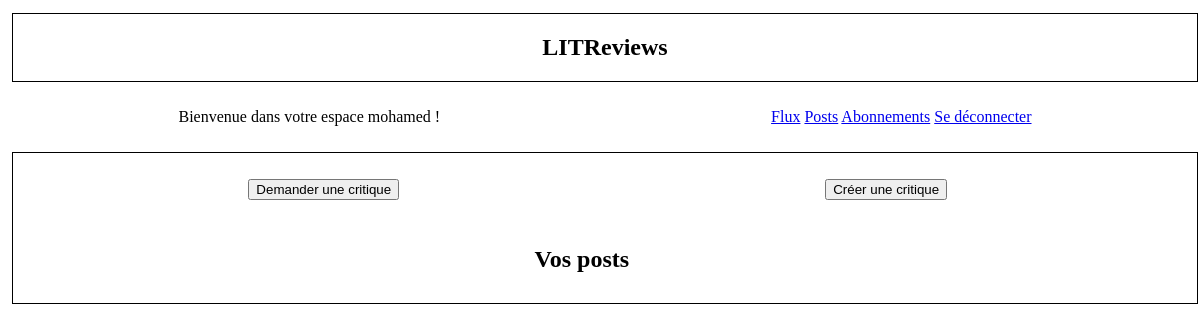
Page /posts/ (signed in) on the earlier database version.
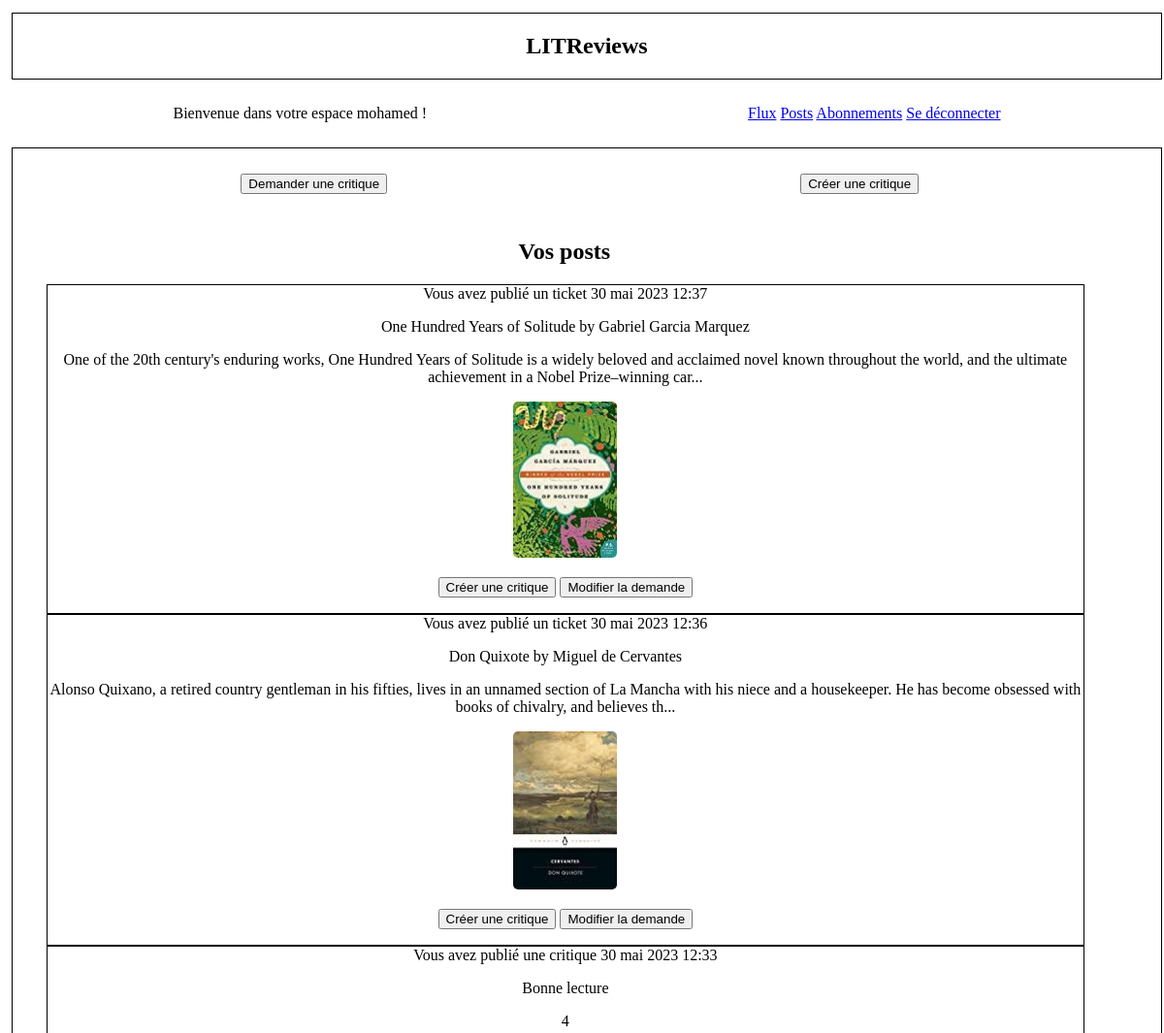
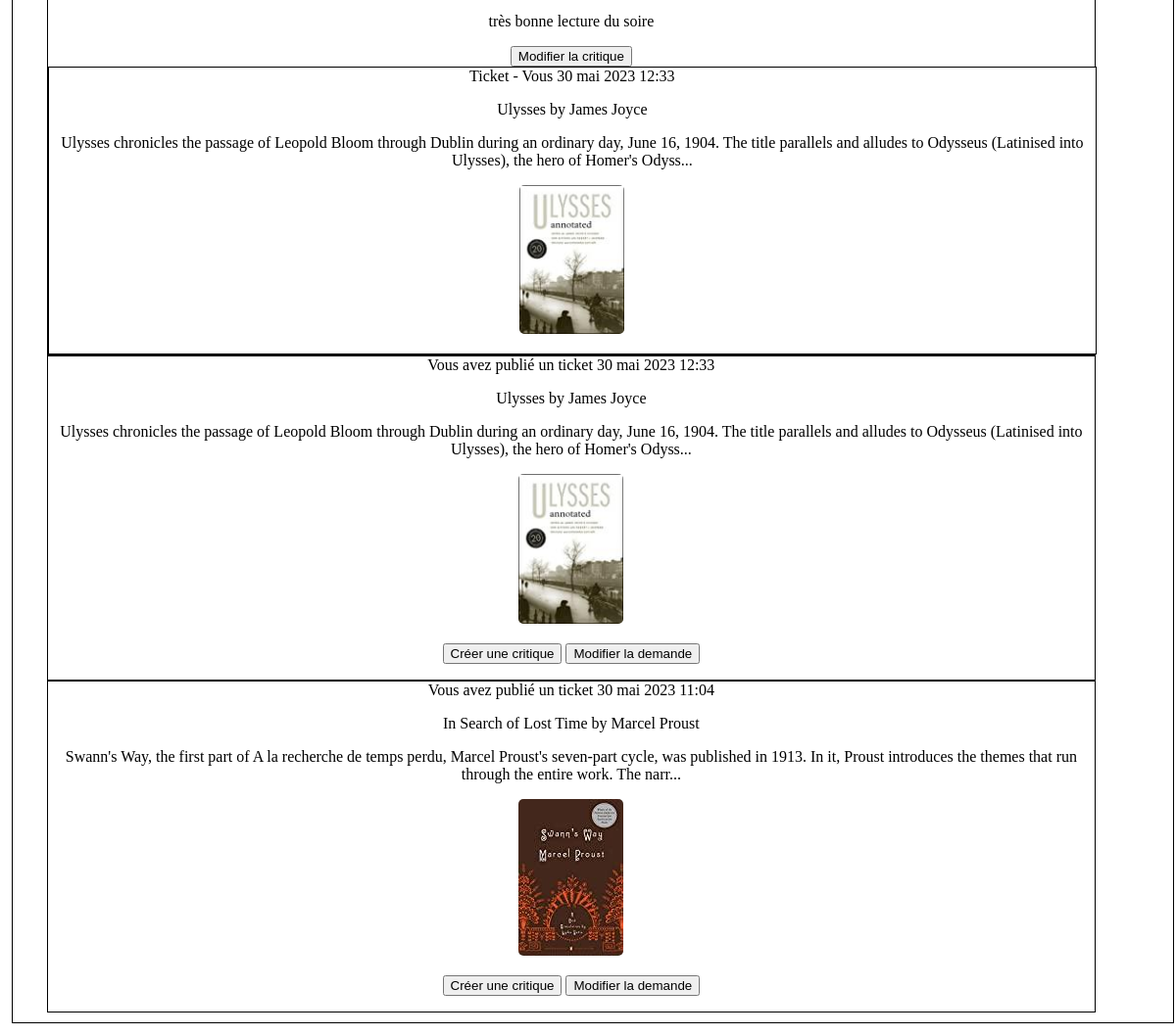
Same page on the later database version (2 pictures, top to bottom).
### authentication/models.py (models this page shows)
class User(AbstractUser):
    AUTHOR = "AUTHOR"
    FOLLOWER = "FOLLOWER"
    ROLE_CHOICES = (
        (AUTHOR, "Auteur"),
        (FOLLOWER, "Abonné"),
    )
    profile_photo = models.ImageField(verbose_name="Image de profil")
    role = models.CharField(max_length=30,
                            choices=ROLE_CHOICES, verbose_name="Rôle")

### flux/models.py (models this page shows, shortened)
class Ticket(models.Model):
    IMAGE_MAX_SIZE = (250, 250)
    title = models.CharField(max_length=128)
    description = models.TextField(max_length=2048, blank=True)
    user = models.ForeignKey(to=settings.AUTH_USER_MODEL, on_delete=models.CASCADE)
    image = models.ImageField(null=True, blank=True)
    time_created = models.DateTimeField(auto_now_add=True)
    is_reviewed = models.BooleanField(default=False)
    objects = models.Manager()  # Ajout du gestionnaire d'objets par défaut

class Review(models.Model):
    ticket = models.ForeignKey(to=Ticket, on_delete=models.CASCADE)
    rating = models.PositiveSmallIntegerField(
        validators=[MinValueValidator(0), MaxValueValidator(5)]
    )
    user = models.ForeignKey(to=settings.AUTH_USER_MODEL,
                             on_delete=models.CASCADE)
    headline = models.CharField(max_length=128)
    body = models.TextField(max_length=8192, blank=True)
    time_created = models.DateTimeField(auto_now_add=True)
    objects = models.Manager()  # Ajout du gestionnaire d'objets par défaut

### flux/views.py (the view)
# urls.py: path('posts/', posts, name='posts'),
@login_required(login_url='/')
def posts(request):
    tickets = Ticket.objects.filter(user__exact=request.user)
    reviews = Review.objects.filter(user__exact=request.user)
    tickets = tickets.annotate(content_type=Value('TICKET', CharField()))
    reviews = reviews.annotate(content_type=Value('REVIEW', CharField()))
    posts = sorted(
        chain(reviews, tickets), key=lambda post: post.time_created,
        reverse=True
    )
    posts = list(posts)  # Convert the iterable to a list
    return render(request, 'flux/posts.html', {'posts': posts})

### flux/templates/flux/posts.html
{% extends 'base.html' %}
{% block content %}
{%  if user.is_authenticated %}
<div class="header">
    <div class="case">
        <p><input type=button onclick=window.location.href="{% url 'create_ticket'%}"; value="Demander une critique" /></p>
    </div>
    <div class="case">
        <p><input type=button onclick=window.location.href="{% url 'create_review_ticket'%}"; value="Créer une critique" /></p>
    </div>
</div>
<div class="content">
    <h2>Vos posts</h2>
    {% for post in posts %}
        {% if post.content_type == "TICKET" %}
            <div class="border">
                {% if post.user == user %}
                    Vous avez publié un ticket
                {% else %}
                    {{ post.user }} a demandé une critique
                {% endif %}
                {{ post.time_created }}
                <p>{{ post.title }}</p>
                <p>{{ post.description}}</p>
                <p>
                {% if post.image %}
                    <img src="{{ post.image.url }}">
                {% endif %}
                <p>
                    <input type=button onclick=window.location.href="{% url 'create_review' post.id %}"; value="Créer une critique" />
                    <input type=button onclick=window.location.href="{% url 'edit_ticket' post.id %}"; value="Modifier la demande" />
                </p>
                </p>
            </div>
        {% else %}
            <div class="border">
                {% if post.user == user %}
                    Vous avez publié une critique
                {% else %}
                    {{ post.user }} a publié une critique
                {% endif %}
                {{ post.time_created }}
                <p>{{ post.headline }}</p>
                <p>{{ post.rating }}</p>
                <p>{{ post.body }}</p>
                <input type=button onclick=window.location.href="{% url 'edit_review' post.id %}"; value="Modifier la critique" />
                <div class="border">
                    {% if post.ticket.user == user %}
                        Ticket - Vous
                    {% else %}
                        Ticket - {{ post.ticket.user }}
                    {% endif %}
                    {{ post.ticket.time_created }}
                    <p>{{ post.ticket.title }}</p>
                    <p>{{ post.ticket.description }}</p>
                    <p>
                        {% if post.ticket.image %}
                            <img src="{{ post.ticket.image.url }}">
                        {% endif %}
                    </p>
                </div>
            </div>
        {% endif %}
    {% endfor %}
</div>
{% endif %}
{% endblock content %}

### litreviews/templates/base.html (shortened to what this page needs)
{% load static %}
<!DOCTYPE html>
<html lang="fr">
<head>
    <link rel="stylesheet" href="{% static 'style.css' %}">
</head>
<body>
    <section>
    <div class="border">
        <h1>LITReviews</h1>
    </div>
    </section>
    {%  if user.is_authenticated %}
    <nav class="header">
        <p>Bienvenue dans votre espace {{ request.user }} !</p>
        <p>
            <a href="{% url 'flux' %}">Flux</a>
            <a href="{% url 'posts' %}">Posts</a>
            <a href="{% url 'follow_users' %}">Abonnements</a>
            <a href="{% url 'logout' %}">Se déconnecter</a>
        </p>
    </nav>
    {% endif %}
    <section>
    <div class="border header">
        <div class="content">
        {% block content %}{% endblock content %}
        </div>
    </div>
    </section>
</body>
</html>

### litreviews/static/style.css (style rules this page uses)
body { box-sizing: border-box; background-color: white; color: black; }
section { display: flex; flex-direction: column; align-items: center; justify-content: center; box-sizing: content-box; width: 100%; padding: 5px; text-align: center; }
nav { display: flex; width: 100%; padding: 5px; text-align: justify; }
div { align-items: left; justify-content: left; }
img { width: 10%; border-radius: 5px; }
.border { border: solid 1px #000000; background-color:#ffffff; width: 100%; }
.header { display: flex; justify-content: space-around; }
.case { width: 45%; padding: 5px; }
.content { width: 95%; padding: 5px; }

Differences in the rows shown:
added Ticket: shows "Vous avez publié un ticket", time_created "30 mai 2023 12:37", title "One Hundred Years of Solitude by Gabriel Garcia Marquez", description "One of the 20th century's enduring works, One Hundred Years of Solitude is a widely beloved and acclaimed novel known throughout the world, and the ultimate achievement in a Nobel Prize–winning car...", image (picture), id "Créer une critique", id "Modifier la demande"
added Ticket: shows "Vous avez publié un ticket", time_created "30 mai 2023 12:36", title "Don Quixote by Miguel de Cervantes", description "Alonso Quixano, a retired country gentleman in his fifties, lives in an unnamed section of La Mancha with his niece and a housekeeper. He has become obsessed with books of chivalry, and believes th...", image (picture), id "Créer une critique", id "Modifier la demande"
added Review: shows "Vous avez publié une critique", time_created "30 mai 2023 12:33", headline "Bonne lecture", rating "4", body "très bonne lecture du soire", id "Modifier la critique", shows "Ticket - Vous", ticket.time_created "30 mai 2023 12:33", ticket "Ulysses by James Joyce", ticket.description "Ulysses chronicles the passage of Leopold Bloom through Dublin during an ordinary day, June 16, 1904. The title parallels and alludes to Odysseus (Latinised into Ulysses), the hero of Homer's Odyss...", ticket.image (picture)
added Ticket: shows "Vous avez publié un ticket", time_created "30 mai 2023 12:33", title "Ulysses by James Joyce", description "Ulysses chronicles the passage of Leopold Bloom through Dublin during an ordinary day, June 16, 1904. The title parallels and alludes to Odysseus (Latinised into Ulysses), the hero of Homer's Odyss...", image (picture), id "Créer une critique", id "Modifier la demande"
added Ticket: shows "Vous avez publié un ticket", time_created "30 mai 2023 11:04", title "In Search of Lost Time by Marcel Proust", description "Swann's Way, the first part of A la recherche de temps perdu, Marcel Proust's seven-part cycle, was published in 1913. In it, Proust introduces the themes that run through the entire work. The narr...", image (picture), id "Créer une critique", id "Modifier la demande"
